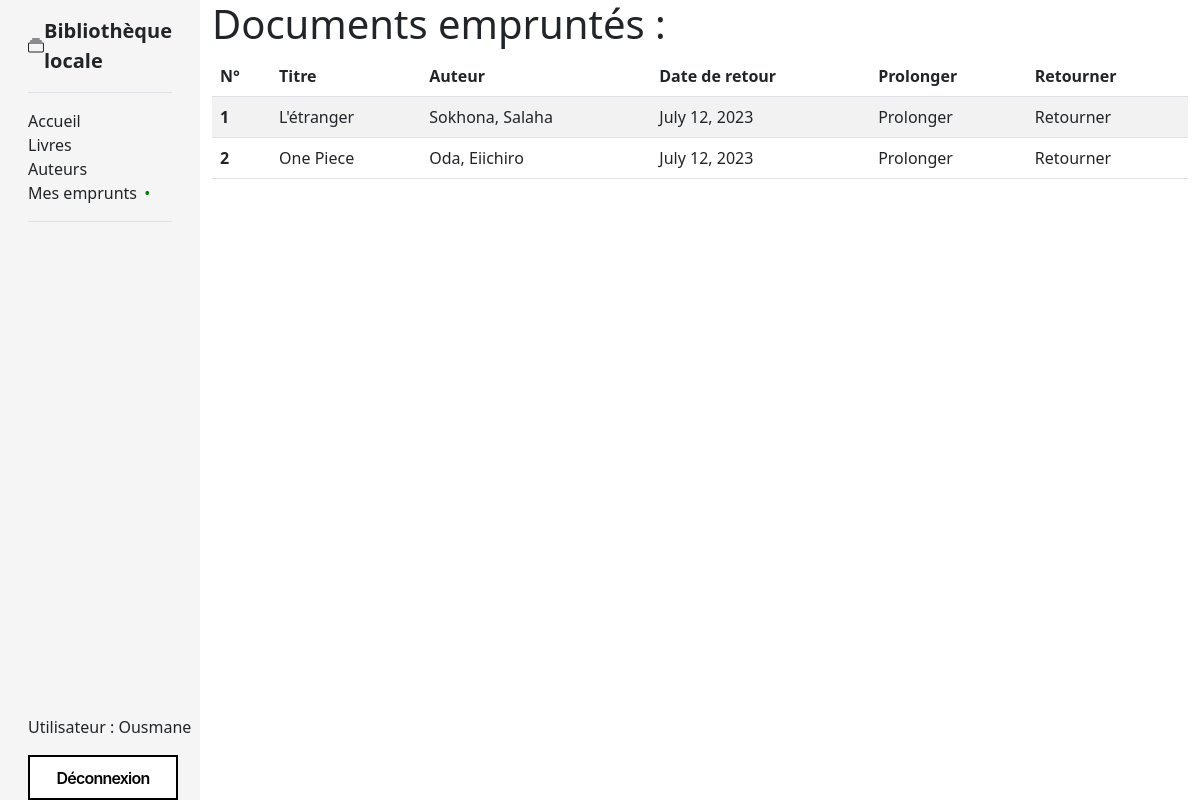
/catalog/my-books/ (signed in), run on an earlier commit of the app's database.
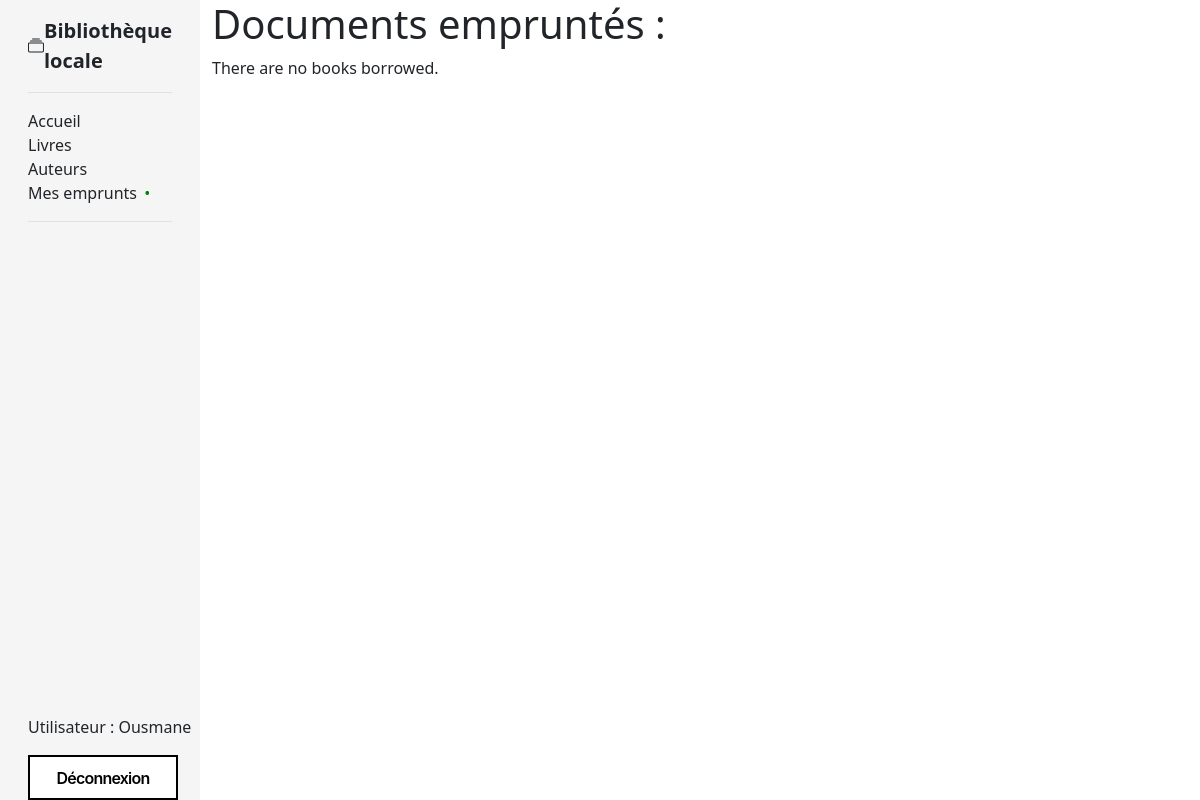
And on a later commit of the database.
### catalog/models.py (models this page shows, shortened)
class BookInstance(models.Model):
    id = models.UUIDField(
        primary_key=True,
        default=uuid.uuid4,
        help_text='Unique ID for this particular book across whole library')
    book = models.ForeignKey('Book', on_delete=models.CASCADE, null=True)
    imprint = models.CharField(max_length=200)
    due_back = models.DateField(null=True, blank=True)
    borrower = models.ForeignKey(User,
                                 on_delete=models.SET_NULL,
                                 null=True,
                                 blank=True)
    LOAN_STATUS = (
        ('m', 'Maintenance'),
        ('o', 'On loan'),
        ('a', 'Available'),
        ('r', 'Reserved'),
    )
    status = models.CharField(
        max_length=1,
        choices=LOAN_STATUS,
        blank=True,
        default='m',
        help_text='Book availability',
    )
    class Meta:
        ordering = ['due_back']

class Book(models.Model):
    title = models.CharField(max_length=200)
    author = models.ForeignKey('Author', on_delete=models.CASCADE, null=True)
    summary = models.TextField(
        max_length=1000, help_text='Enter a brief description of the book')
    isbn = models.CharField(
        'ISBN',
        max_length=13,
        help_text=
        '13 Character <a href="https://www.isbn-international.org/content/what-isbn">ISBN number</a>'
    )
    genre = models.ManyToManyField(Genre,
                                   help_text='Select a genre for this book')
    def get_absolute_url(self):
        return reverse('book-detail', args=[str(self.id)])
    def display_genre(self):
        return ', '.join(genre.name for genre in self.genre.all()[:3])
    display_genre.short_description = 'Genre'

class Author(models.Model):
    first_name = models.CharField(max_length=100)
    last_name = models.CharField(max_length=100)
    date_of_birth = models.DateField(null=True, blank=True)
    date_of_death = models.DateField('Died', null=True, blank=True)
    class Meta:
        ordering = ['last_name', 'first_name']
    def __str__(self):
        return f'{self.last_name}, {self.first_name}'

### catalog/views.py (the view)
class LoanedBooksByUserListView(LoginRequiredMixin, generic.ListView):
    login_url = '/accounts/login/'
    model = BookInstance
    context_object_name = 'borrows_list'
    template_name = 'users/user_list_borrows.html'
    paginate_by = 10
    def get_queryset(self):
        return (BookInstance.objects.filter(borrower=self.request.user).filter(
            status__exact='o').order_by('due_back'))

### catalog/templates/users/user_list_borrows.html (shortened to what this page needs)
{% extends "base_generic.html" %}
{% block content %}
<h1>Documents empruntés :</h1>
{% if borrows_list %}
<table class="table table-striped">
  <thead>
    <tr>
      <th scope="col">N°</th>
      <th scope="col">Titre</th>
      <th scope="col">Auteur</th>
      <th scope="col">Date de retour</th>
      <th scope="col">Prolonger</th>
      <th scope="col">Retourner</th>
    </tr>
  </thead>
  <tbody>
    {% for borrow in borrows_list %}
    <tr>
      <th scope="row">{{ borrow.book.id }}</th>
      <td><a href="{{ borrow.book.get_absolute_url }}">{{ borrow.book.title }}</a></td>
      <td><a href="{% url 'author-detail' borrow.book.author.id %}">{{ borrow.book.author }}</a></td>
      <td>{{ borrow.due_back }}</td>
      <td><a href="{% url 'book-renew' borrow.pk %}?next={% url 'book-detail' borrow.book.id %}">Prolonger</a></td>
      <td><a href="{% url 'book-return' borrow.pk %}?next={% url 'book-detail' borrow.book.id %}">Retourner</a></td>
    </tr>
    {% endfor %}
  </tbody>
</table>
{% else %}
  <p>There are no books borrowed.</p>
{% endif %}
{% endblock %}

What changed in the data, as far as the page shows it:
removed BookInstance: book.id "1", book "L'étranger", book.author "Sokhona, Salaha", due_back "July 12, 2023"
removed BookInstance: book.id "2", book "One Piece", book.author "Oda, Eiichiro", due_back "July 12, 2023"
Also different on the page:
text no longer shown: "N° Titre Auteur Date de retour Prolonger Retourner"
text now shown: "There are no books borrowed."
